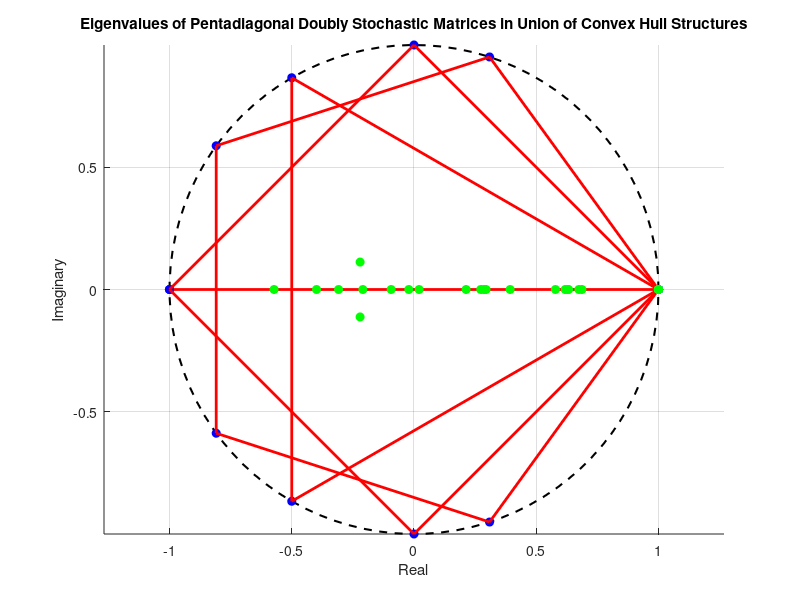

MATLAB code to generate this figure:
function plot_eigenvalues_of_pentadiagonal_in_convex_hull()
    % Step 1: Generate and plot convex hull structures for n = 1, 2, ..., N
    N = input('Enter the value of N for the convex hull structures: ');
    
    % Create a figure
    figure;
    hold on;
    
    % Plot the unit circle
    t = linspace(0, 2*pi, 100);
    plot(cos(t), sin(t), 'k--', 'LineWidth', 1.5);
    
    % Loop through n = 1 to N
    for n = 1:N
        % Generate the n-th roots of unity
        theta = linspace(0, 2*pi, n+1); % Angles for the roots of unity
        theta(end) = []; % Remove the last point to avoid duplication
        roots_unity = exp(1i * theta); % n-th roots of unity
        
        % Convert to Cartesian coordinates
        x = real(roots_unity);
        y = imag(roots_unity);
        
        % Handle cases where n = 1 or n = 2
        if n == 1
            % For n = 1, the convex hull is just the point itself
            plot(x, y, 'bo', 'MarkerFaceColor', 'b');
        elseif n == 2
            % For n = 2, the convex hull is the line segment connecting the two points
            plot(x, y, 'bo', 'MarkerFaceColor', 'b');
            plot(x, y, 'r-', 'LineWidth', 2);
        else
            % For n >= 3, compute the convex hull
            k = convhull(x, y);
            plot(x, y, 'bo', 'MarkerFaceColor', 'b');
            plot(x(k), y(k), 'r-', 'LineWidth', 2);
        end
    end
    
    % Step 2: Generate random pentadiagonal doubly stochastic matrices, compute eigenvalues, and plot them
    num_matrices = input('Enter the number of random pentadiagonal doubly stochastic matrices to generate: ');
    m = input('Enter the size of the matrices (m): ');
    
    % Generate and print random pentadiagonal doubly stochastic matrices
    for i = 1:num_matrices
        % Generate a random pentadiagonal matrix
        A = random_pentadiagonal_matrix(m);
        
        % Make the matrix doubly stochastic
        A = make_doubly_stochastic(A);
        
        % Print the matrix
        fprintf('Matrix %d:\n', i);
        disp(A);
        
        % Compute the eigenvalues
        eigenvalues = eig(A);
        
        % Plot the eigenvalues
        plot(real(eigenvalues), imag(eigenvalues), 'go', 'MarkerFaceColor', 'g');
    end
    
    % Set plot properties
    axis equal;
    grid on;
    title('Eigenvalues of Pentadiagonal Doubly Stochastic Matrices in Union of Convex Hull Structures');
    xlabel('Real');
    ylabel('Imaginary');
    
    hold off;
end

function A = random_pentadiagonal_matrix(m)
    % Generate a random pentadiagonal matrix of size m x m
    A = zeros(m);
    
    % Fill the main diagonal
    A(1:m+1:end) = rand(1, m); % Main diagonal
    
    % Fill the first subdiagonal and superdiagonal
    if m > 1
        A(2:m+1:end) = rand(1, m-1); % First subdiagonal
        A(m+1:m+1:end) = rand(1, m-1); % First superdiagonal
    end
    
    % Fill the second subdiagonal and superdiagonal
    if m > 2
        % Second subdiagonal
        idx = sub2ind([m, m], 3:m, 1:m-2); % Correct linear indices for the second subdiagonal
        A(idx) = rand(1, m-2);
        
        % Second superdiagonal
        idx = sub2ind([m, m], 1:m-2, 3:m); % Correct linear indices for the second superdiagonal
        A(idx) = rand(1, m-2);
    end
end

function A = make_doubly_stochastic(A)
    % Make the matrix doubly stochastic using the Sinkhorn-Knopp algorithm
    max_iter = 1000; % Maximum number of iterations
    tolerance = 1e-6; % Tolerance for convergence
    
    for iter = 1:max_iter
        % Normalize rows
        A = A ./ sum(A, 2);
        
        % Normalize columns
        A = A ./ sum(A, 1);
        
        % Check for convergence
        row_sums = sum(A, 2);
        col_sums = sum(A, 1);
        if all(abs(row_sums - 1) < tolerance) && all(abs(col_sums - 1) < tolerance)
            break;
        end
    end
end